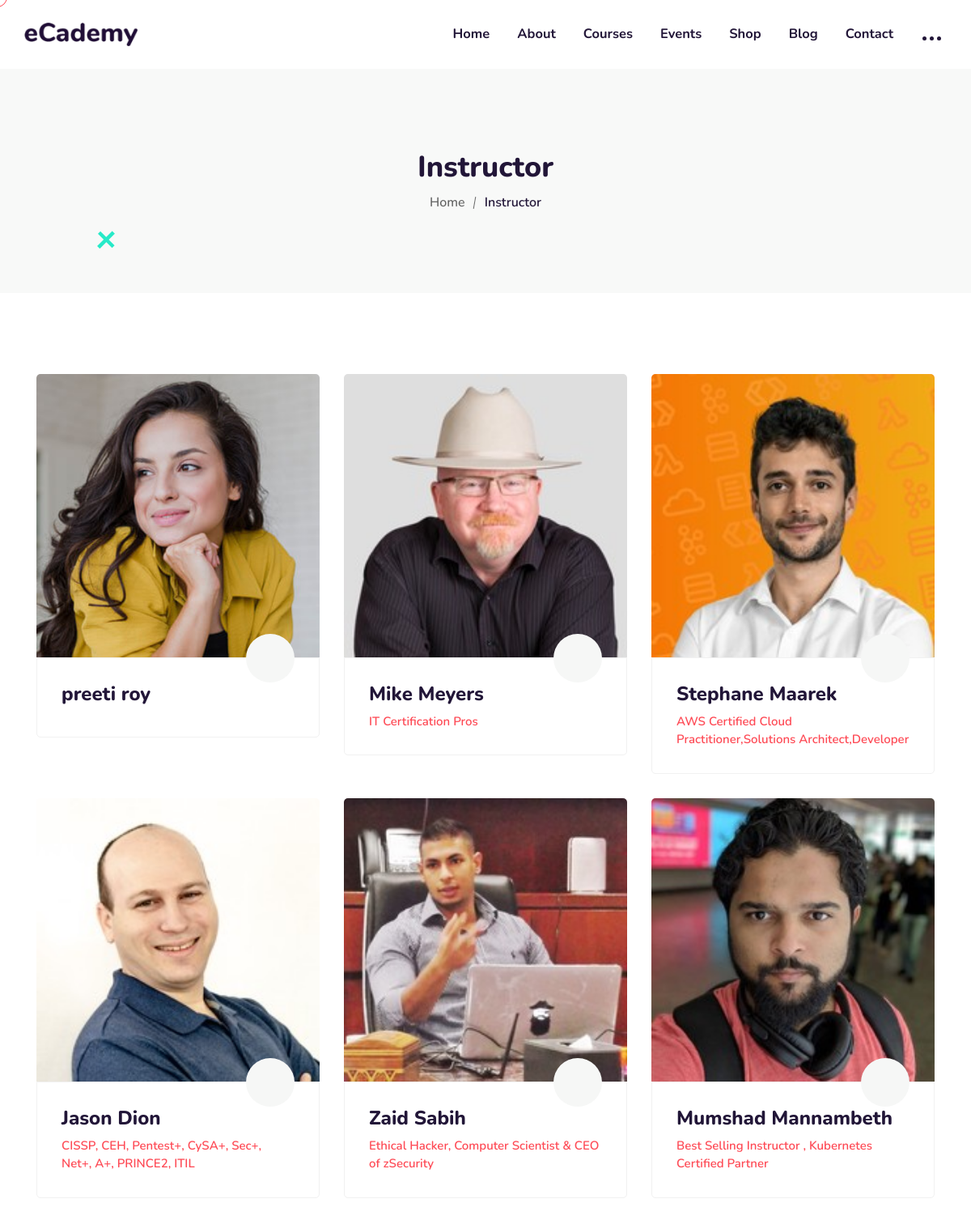
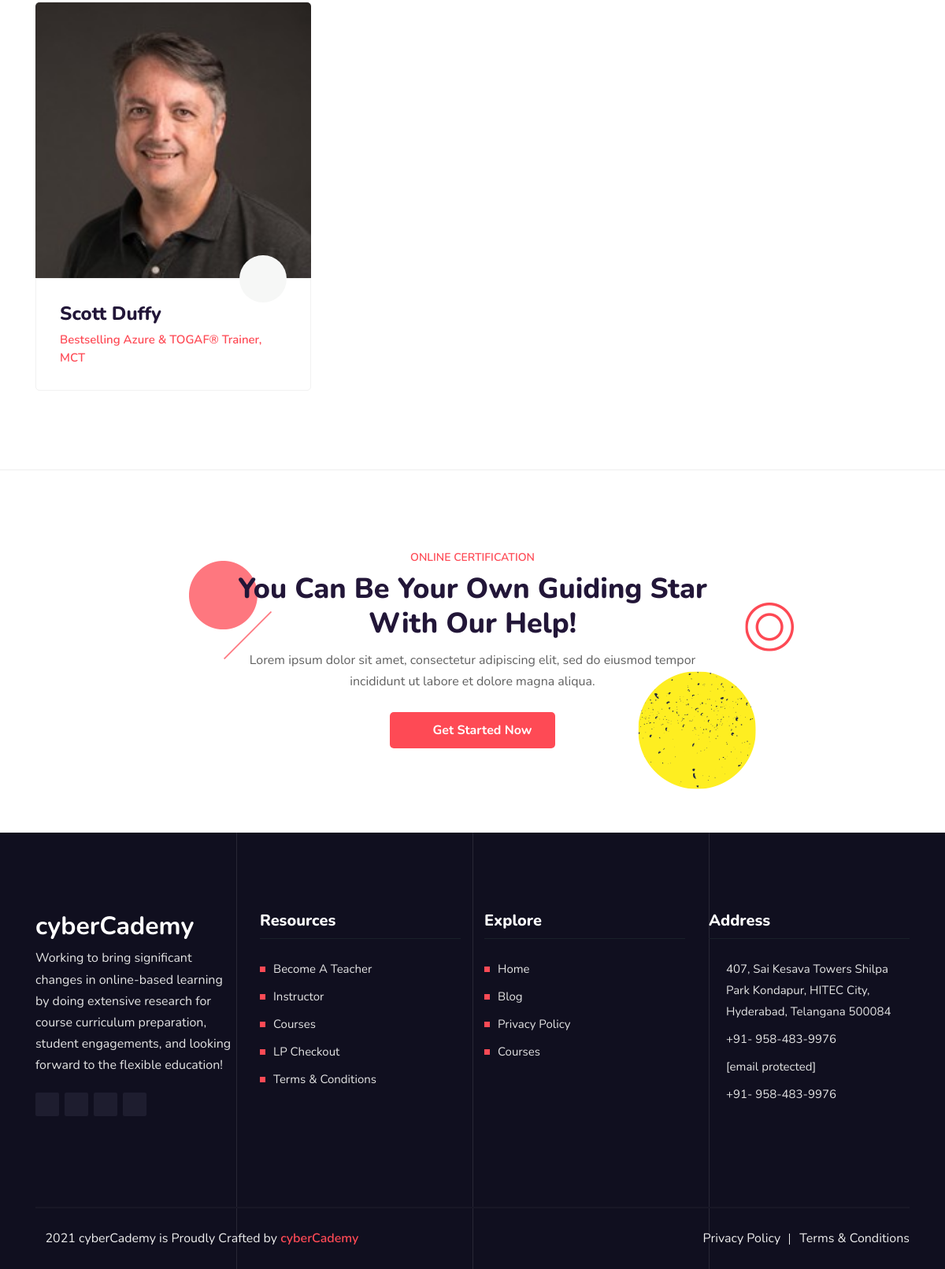
The page /instructors/ on the database its author committed (2 pictures, top to bottom).
### user_profile/models.py (models this page shows, shortened)
class instructor(models.Model):
    user = models.OneToOneField(User,on_delete=models.CASCADE,related_name="user")
    name=models.CharField(max_length=100)
    slug=models.SlugField(max_length=1000,unique=True)
    email=models.EmailField()
    img=models.ImageField(blank=True,upload_to='image/user_profile/')
    expert=models.TextField()
    about=models.TextField()
    facebook=models.URLField(max_length=200,null=True)
    twitter=models.URLField(max_length=200,null=True)
    youtube=models.URLField(max_length=200,null=True)
    linkedin=models.URLField(max_length=200,null=True)

### user_profile/views.py (the view)
# urls.py: path('instructors/', views.instructors, name='instructors'),
def instructors(request):
    inst=instructor.objects.all()
    res={'instructor':inst}
    return  render(request,'instructor.html',res)

### user_profile/templates/instructor.html (shortened to what this page needs)
{% extends 'basic.html' %}
{% block body %}
{% load static %}
<div class="page-title-area">
    <div class="container">
        <div class="page-title-content">
            <h2>Instructor</h2>
            <ul>
                <li><a href="/">Home</a></li>
                <li class="item-current item-312">Instructor</li>
            </ul>
        </div>
    </div>
    <div class="shape9">
        <img src="{% static '/wp-content/themes/ecademy/assets/img/shape8.svg' %}" alt="Shape Image One">
    </div>
</div>
<div class="page-area">
    <div id="post-312" class="post-312 page type-page status-publish hentry pmpro-has-access">
        <div class="entry-content ecademy-Instructor-un">
            <div data-elementor-type="wp-page" data-elementor-id="312" class="elementor elementor-312"
                 data-elementor-settings="[]">
                <div class="elementor-inner">
                    <div class="elementor-section-wrap">
                        <section
                                class="elementor-section elementor-top-section elementor-element elementor-element-feb7f5e elementor-section-full_width advisor-area pt-100 pb-70 sc-bor-1 elementor-section-height-default elementor-section-height-default"
                                data-id="feb7f5e" data-element_type="section">
                            <div class="elementor-container elementor-column-gap-no">
                                <div class="elementor-row">
                                    <div class="elementor-column elementor-col-100 elementor-top-column elementor-element elementor-element-1fcba63"
                                         data-id="1fcba63" data-element_type="column">
                                        <div class="elementor-column-wrap elementor-element-populated">
                                            <div class="elementor-widget-wrap">
                                                <div class="elementor-element elementor-element-8115dcf elementor-widget elementor-widget-eCademy_Instructors"
                                                     data-id="8115dcf" data-element_type="widget"
                                                     data-widget_type="eCademy_Instructors.default">
                                                    <div class="elementor-widget-container">
                                                        <div class="container">
                                                            <div class="row">
                                                                {% for i in instructor %}
                                                                <div class="col-lg-4 col-md-6 col-sm-6">
                                                                    <div class="start-with-success-box">
                                                                        <div class="image">
                                                                            <a href="{% url 'profile' i.slug %}">
                                                                                {% if i.img|length != 0 %}
                                                                                <img width="590" height="570"
                                                                                     src="/media/{{i.img}}"
                                                                                     class="attachment-ecademy_advisor_thumb_two size-ecademy_advisor_thumb_two"
                                                                                     alt="" loading="lazy"
                                                                                     srcset="/media/{{i.img}} 590w, /media/{{i.img}} 300w"
                                                                                     sizes="(max-width: 590px) 100vw, 590px"/>
                                                                         {% endif %}
                                                                            </a>
                                                                        </div>
                                                                        <div class="content">
                                                                            <a href="{% url 'profile' i.slug %}"
                                                                               class="link-btn"><i
                                                                                    class="flaticon-right"></i></a>
                                                                            <h3>{{i.name}}</h3>
                                                                            <span>{{i.expert}}</span>
                                                                        </div>
                                                                    </div>
                                                                </div>
                                                               {% endfor %}
                                                            </div>
                                                        </div>
                                                    </div>
                                                </div>
                                            </div>
                                        </div>
                                    </div>
                                </div>
                            </div>
                        </section>
                        <section
                                class="elementor-section elementor-top-section elementor-element elementor-element-fb8e6e2 elementor-section-full_width elementor-section-height-default elementor-section-height-default"
                                data-id="fb8e6e2" data-element_type="section">
                            <div class="elementor-container elementor-column-gap-no">
                                <div class="elementor-row">
                                    <div class="elementor-column elementor-col-100 elementor-top-column elementor-element elementor-element-b87b9ba"
                                         data-id="b87b9ba" data-element_type="column">
                                        <div class="elementor-column-wrap elementor-element-populated">
                                            <div class="elementor-widget-wrap">
                                                <div class="elementor-element elementor-element-647f8c4 elementor-widget elementor-widget-Section"
                                                     data-id="647f8c4" data-element_type="widget"
                                                     data-widget_type="Section.default">
                                                    <div class="elementor-widget-container">
                                                        <div class="premium-access-area ptb-100">
                                                            <div class="container">
                                                                <div class="premium-access-content">
                                                                    <span class="sub-title">Online Certification</span>
                                                                    <h2>You Can Be Your Own Guiding Star With Our
                                                                        Help!</h2>
                                                                    <p>Lorem ipsum dolor sit amet, consectetur
                                                                        adipiscing elit, sed do eiusmod tempor
                                                                        incididunt ut labore et dolore magna aliqua.</p>
                                                                    <a href="/become-a-teacher/" class="default-btn"><i
                                                                            class="flaticon-agenda"></i> Get Started Now</a>
                                                                </div>
                                                            </div>
                                                            <div class="shape3">
                                                                <img src="{% static '/wp-content/uploads/2020/05/shape3.png' %}"
                                                                     alt="Shape Image">
                                                            </div>
                                                            <div class="shape4">
                                                                <img src="{% static '/wp-content/uploads/2020/05/shape4.png' %}"
                                                                     alt="Shape Image">
                                                            </div>
                                                            <div class="shape8">
                                                                <img src="{% static '/wp-content/uploads/2020/05/shape7.png' %}"
                                                                     alt="Shape Image">
                                                            </div>
                                                        </div>
                                                    </div>
                                                </div>
                                            </div>
                                        </div>
                                    </div>
                                </div>
                            </div>
                        </section>
                    </div>
                </div>
            </div>
        </div>
    </div>
</div>
{% endblock body %}

### rows shown on the page
instructor: img (picture), name "preeti roy"
instructor: img (picture), name "Mike Meyers", expert "IT Certification Pros"
instructor: img (picture), name "Stephane Maarek", expert "AWS Certified Cloud Practitioner,Solutions Architect,Developer"
instructor: img (picture), name "Jason Dion", expert "CISSP, CEH, Pentest+, CySA+, Sec+, Net+, A+, PRINCE2, ITIL"
instructor: img (picture), name "Zaid Sabih", expert "Ethical Hacker, Computer Scientist & CEO of zSecurity"
instructor: img (picture), name "Mumshad Mannambeth", expert "Best Selling Instructor , Kubernetes Certified Partner"
instructor: img (picture), name "Scott Duffy", expert "Bestselling Azure & TOGAF® Trainer, MCT"
